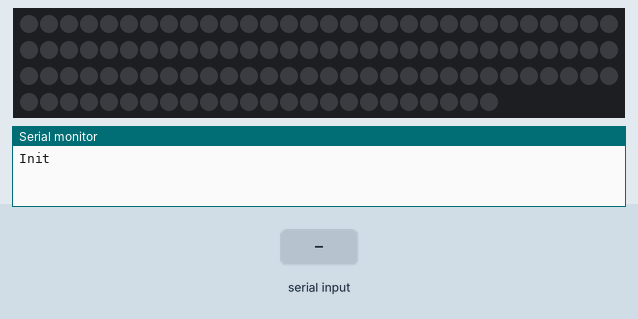
Bench run of a sketch on a simulated Arduino Uno, built with avr-gcc and run on an emulated ATmega328P. Shown: 114 RGB LEDs in strip order, left to right, continuing on the next row, the last lines printed to the serial monitor. Inputs (shaded band) come from the test bench.

Above: at 1.2 s.
1.3 s: "90,45\n" received over Serial
At 5.92 s:
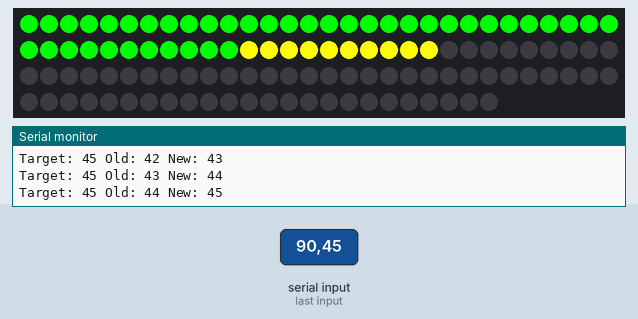
6.1 s: "30,150\n" received over Serial
7.6 s: "0\n" received over Serial
At 10.77 s:
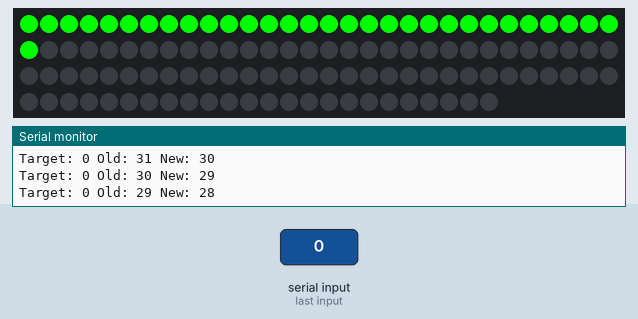

The sketch:

powerbar.ino
```cpp
#include <Adafruit_NeoPixel.h>
#include <SimpleTimer.h>

SimpleTimer timer;
#define STRIPLENGTH 114
#define PIN 15

Adafruit_NeoPixel strip = Adafruit_NeoPixel(STRIPLENGTH, PIN, NEO_GRB + NEO_KHZ800);

void setup() {
  Serial.begin(9600);
  strip.begin();
  blackout();
  Serial.println("Init");
  strip.show();
  timer.setInterval(100, fadePercentage);
}
int target_perc = 0;
int real_perc = 0;
void loop() {
  if (Serial.available() > 0) {
    int perc = Serial.parseInt();
    if (Serial.read() == '\n') {
      setNewPercentage(perc);
    }
  }
  timer.run();
}

void setNewPercentage(uint8_t percentage) {
  target_perc = percentage;
}
void fadePercentage() {
  if (target_perc > real_perc) {
    Serial.print("Target: ");
    Serial.print(target_perc);
    Serial.print(" Old: ");
    Serial.print(real_perc);
    real_perc++;
    setPercentage(real_perc);
    Serial.print(" New: ");
    Serial.println(real_perc);
  }else if (target_perc < real_perc) {
          Serial.print("Target: ");
    Serial.print(target_perc);
    Serial.print(" Old: ");
    Serial.print(real_perc);

    real_perc--;
    setPercentage(real_perc);
    Serial.print(" New: ");
    Serial.println(real_perc);
  }else {
    return;
  }

}
void setPercentage(uint8_t percentage) {
  blackout();
  float p = percentage / 100.0;
  uint8_t steps = STRIPLENGTH * p;
  float hstepsize = 150 / STRIPLENGTH;
  for(uint32_t i = 0; i < steps; i++) {
    byte r,g,b;
    HSV_to_RGB(160 - (i * hstepsize), 100, 100, &r, &g, &b);
    setColor(i, r, g, b);
  }
  strip.show();
}


void setColor(uint32_t led, byte r, byte g, byte b) {
  uint32_t c = strip.Color(r,g,b);
  strip.setPixelColor(led, c);
}

void blackout() {
  uint32_t i;
  uint32_t c = 0x000000;
  for(i = 0; i < STRIPLENGTH; i++) {
    strip.setPixelColor(i, c);
  }
}

void HSV_to_RGB(float h, float s, float v, byte *r, byte *g, byte *b)
{
  int i,f,p,q,t;

  h = max(0.0, min(360.0, h));
  s = max(0.0, min(100.0, s));
  v = max(0.0, min(100.0, v));

  s /= 100;
  v /= 100;

  if(s == 0) {
    // Achromatic (grey)
    *r = *g = *b = round(v*255);
    return;
  }

  h /= 60; // sector 0 to 5
  i = floor(h);
  f = h - i; // factorial part of h
  p = v * (1 - s);
  q = v * (1 - s * f);
  t = v * (1 - s * (1 - f));
  switch(i) {
    case 0:
      *r = round(255*v);
      *g = round(255*t);
      *b = round(255*p);
      break;
    case 1:
      *r = round(255*q);
      *g = round(255*v);
      *b = round(255*p);
      break;
    case 2:
      *r = round(255*p);
      *g = round(255*v);
      *b = round(255*t);
      break;
    case 3:
      *r = round(255*p);
      *g = round(255*q);
      *b = round(255*v);
      break;
    case 4:
      *r = round(255*t);
      *g = round(255*p);
      *b = round(255*v);
      break;
    default: // case 5:
      *r = round(255*v);
      *g = round(255*p);
      *b = round(255*q);
    }
}
```

Measured:
- after the input at 1.3 s, the LEDs: first change at once (image 1 shows a later state)
